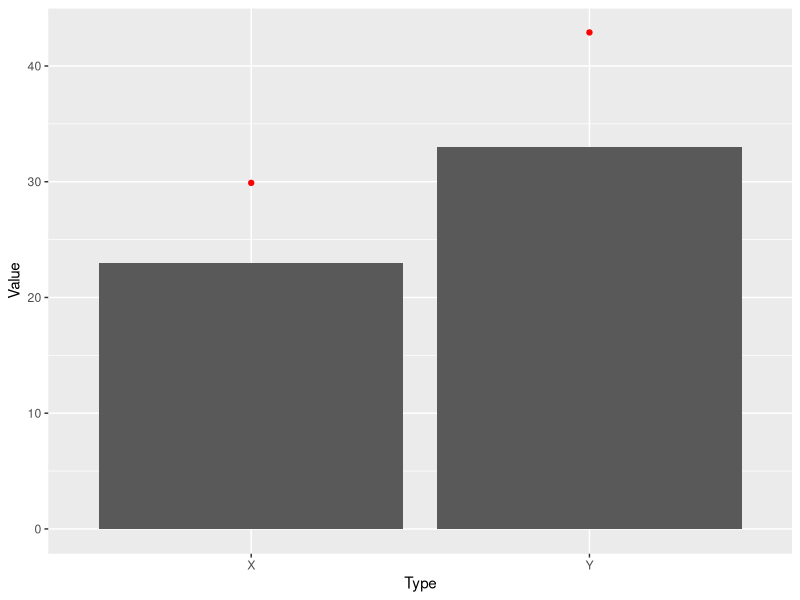

R code for this plot:
## ---- chunk 1
library(tidyverse)
df<-tribble(
  ~Type,~Value,
  "X", 23,
  "Y", 33
)
df
df %>% ggplot(aes(x=Type,y=Value))+
  geom_col()+
  geom_point(aes(y=Value*1.3),color="red")
